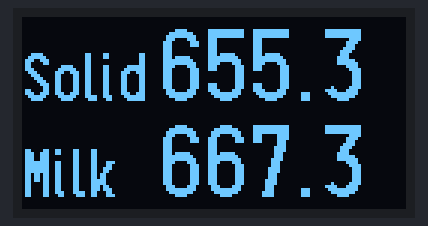
Simulated run of this sketch. Board: ESP32. Shown: 128×64 one-colour display. What the sketch prints to the serial monitor is not drawn.

Above: at 0.6 s.

The sketch:

esp32-firmware.ino
```cpp
#include <Wire.h>
#include <OneWire.h>
#include <U8g2lib.h>
#include <DS2450.h>
// define the Arduino digital I/O pin to be used for the 1-Wire network here
const uint8_t ONE_WIRE_PIN = 5;
// define the 1-Wire address of the DS2450 quad a/d here (lsb first)
uint8_t DS2450_address[] = { 0x20, 0x1C, 0x86, 0x00, 0x00, 0x00, 0x00, 0x9E };
float celsius, fahrenheit;
OneWire ow(ONE_WIRE_PIN);
DS2450 ds2450(&ow, DS2450_address);
U8G2_SSD1306_128X64_NONAME_F_HW_I2C u8g2(U8G2_R0);
long t_oled = 0;
void setup(void) {
  Serial.begin(115200);
  Wire.begin(32, 33);
  ds2450.begin();
  u8g2.begin();
}

// Corrects infrared temperature (in Celsius) based on emissivity.
// Both input and output temperatures are in degrees Celsius.
float correctTemperatureByEmissivity(float measuredCelsius, float emissivity) {
  if (emissivity <= 0.0 || emissivity > 1.0) {
    return NAN;  // Invalid emissivity
  }

  // Convert Celsius to Kelvin
  float measuredKelvin = measuredCelsius + 273.15;

  // Apply Stefan-Boltzmann correction: T_corrected^4 = T_measured^4 / emissivity
  float correctedKelvin = pow(pow(measuredKelvin, 4) / emissivity, 0.25);

  // Convert back to Celsius
  return correctedKelvin - 273.15;
}


void loop(void) {
  ds2450.update();
  if (ds2450.isError()) {
    Serial.println(millis());
    //Serial.println("Error reading from DS2450 device");
    if (millis() - t_oled > 1000) {
      u8g2.clearBuffer();
      u8g2.setFont(u8g2_font_logisoso24_tf);  // 可根据需要换字体
      u8g2.drawStr(0, 28, "No Probe");
      u8g2.sendBuffer();
    }
  } else {
    celsius = ds2450.getVoltage(0);
    Serial.print(millis());
    Serial.print(" ");
    Serial.println(celsius, 1);

    float emissivity = 0.95;

    // Get corrected temperature
    float correctedTemp = correctTemperatureByEmissivity(celsius, emissivity);

    //fahrenheit = celsius * 1.8 + 32.0;


    char tempC[16];
    char tempCorrected[16];
    sprintf(tempC, "%.1f", celsius);
    sprintf(tempCorrected, "%.1f", correctedTemp);
    if (millis() - t_oled > 500) {
      u8g2.clearBuffer();
      u8g2.setFont(u8g2_font_logisoso24_tf);  // 可根据需要换字体
      u8g2.drawStr(45, 28, tempC);
      u8g2.drawStr(45, 60, tempCorrected);
      u8g2.setFont(u8g2_font_logisoso16_tf);
      u8g2.drawStr(0, 28, "Solid");
      u8g2.drawStr(0, 60, "Milk ");
      u8g2.sendBuffer();
      t_oled = millis();
    }
  }
  //delay(100);


  /*
  byte i;
  byte present = 0;
  byte type_s;
  byte data[9];
  byte addr[8];
  float celsius, fahrenheit;

  if (!ds.search(addr)) {
    Serial.println("No more addresses.");
    Serial.println();
    if (millis() - t_oled > 1000) {
      u8g2.clearBuffer();
      u8g2.setFont(u8g2_font_logisoso24_tf);  // 可根据需要换字体
      u8g2.drawStr(0, 28, "No Probe");
      u8g2.sendBuffer();
    }
    ds.reset_search();
    //delay(250);

    return;
  }

  Serial.print("ROM =");
  for (i = 0; i < 8; i++) {
    Serial.write(' ');
    Serial.print(addr[i], HEX);
  }

  if (OneWire::crc8(addr, 7) != addr[7]) {
    Serial.println("CRC is not valid!");
    return;
  }
  Serial.println();

  if (addr[0] != 0x22) {
    Serial.println("Only DS1822 is supported.");
    return;
  }
  Serial.println("  Chip = DS1822");
  type_s = 0;

  ds.reset();
  ds.select(addr);
  ds.write(0x44, 1);  // start conversion, with parasite power on at the end

  delay(1000);  // maybe 750ms is enough, maybe not
  // we might do a ds.depower() here, but the reset will take care of it.

  present = ds.reset();
  ds.select(addr);
  ds.write(0xBE);  // Read Scratchpad

  Serial.print("  Data = ");
  Serial.print(present, HEX);
  Serial.print(" ");
  for (i = 0; i < 9; i++) {  // we need 9 bytes
    data[i] = ds.read();
    Serial.print(data[i], HEX);
    Serial.print(" ");
  }
  Serial.print(" CRC=");
  Serial.print(OneWire::crc8(data, 8), HEX);
  Serial.println();

  // Convert the data to actual temperature
  // because the result is a 16 bit signed integer, it should
  // be stored to an "int16_t" type, which is always 16 bits
  // even when compiled on a 32 bit processor.
  int16_t raw = (data[1] << 8) | data[0];
  if (type_s) {
    raw = raw << 3;  // 9 bit resolution default
    if (data[7] == 0x10) {
      // "count remain" gives full 12 bit resolution
      raw = (raw & 0xFFF0) + 12 - data[6];
    }
  } else {
    byte cfg = (data[4] & 0x60);
    // at lower res, the low bits are undefined, so let's zero them
    if (cfg == 0x00) raw = raw & ~7;       // 9 bit resolution, 93.75 ms
    else if (cfg == 0x20) raw = raw & ~3;  // 10 bit res, 187.5 ms
    else if (cfg == 0x40) raw = raw & ~1;  // 11 bit res, 375 ms
    //// default is 12 bit resolution, 750 ms conversion time
  }
  celsius = (float)raw / 16.0;
  fahrenheit = celsius * 1.8 + 32.0;
  Serial.print("  Temperature = ");
  Serial.print(celsius);
  Serial.print(" Celsius, ");
  Serial.print(fahrenheit);
  Serial.println(" Fahrenheit");

  // OLED 显示
  u8g2.clearBuffer();
  u8g2.setFont(u8g2_font_logisoso24_tf);  // 可根据需要换字体
  char tempC[16];
  char tempF[16];
  sprintf(tempC, "%.1f C", celsius);
  sprintf(tempF, "%.1f F", fahrenheit);

  u8g2.drawStr(0, 28, tempC);
  u8g2.drawStr(0, 60, tempF);
  u8g2.sendBuffer();
  t_oled = millis();
  */
}
```

DS2450.cpp
```cpp
// (licence header left out)
#include "DS2450.h"

DS2450::DS2450(OneWire *ow, uint8_t *address) {
  _ow = ow;
  _address = address;
};

boolean DS2450::begin() {
  _ow->reset();
  _ow->select(_address);
  _ow->write(DS2450_WRITE_COMMAND, 0);
  _ow->write(DS2450_VCC_CONTROL_BYTE_ADDR_LO, 0);
  _ow->write(DS2450_VCC_CONTROL_BYTE_ADDR_HI, 0);
  _ow->write(DS2450_VCC_POWERED, 0);
  _ow->read();  // crc lsb
  _ow->read();  // crc msb
  _ow->read();  // verify

  _ow->reset();
  _ow->select(_address);
  _ow->write(DS2450_WRITE_COMMAND, 0);
  _ow->write(DS2450_CONTROL_STATUS_DATA_ADDR_LO, 0);
  _ow->write(DS2450_CONTROL_STATUS_DATA_ADDR_HI, 0);
  for (int i = 0; i < 4; i++) {
    _ow->write(DS2450_8_BIT_RESOLUTION, 0);
    _ow->read();  // crc
    _ow->read();
    _ow->read();  // verify data
    _ow->write(DS2450_POR_OFF_NO_ALARMS_5V_RANGE, 0);
    _ow->read();  // crc
    _ow->read();
    _ow->read();  // verify data
    _voltage[i] = 0.0;
  }
  _timestamp = 0;
  _error = true;
  return true;
}

void DS2450::update() {
  uint8_t data[13];

  _timestamp = millis();
  _error = true;

  _ow->reset();
  _ow->select(_address);
  data[0] = DS2450_BEGIN_VOLTAGE_CONVERSION;
  data[1] = DS2450_REGISTER_4CHANNEL;
  data[2] = DS2450_READOUT_CONTROL;
  _ow->write(data[0], 0);
  _ow->write(data[1], 0);
  _ow->write(data[2], 0);
  data[3] = _ow->read();  // crc
  data[4] = _ow->read();
  while (1) {
    if ((long)millis() - (long)_timestamp <= DS2450_TEMP_CONVERSION_TIMEOUT) {
      if (_ow->read() == DS2450_CONVERSION_COMPLETE) {
        break;
      }
    } else {
      // conversion taking too long
      return;
    }
  }
  delay(1);
  _ow->reset();
  _ow->select(_address);
  data[0] = DS2450_MEMORY_READ_COMMAND;
  data[1] = DS2450_AD_CHANNELS_ADDR_LO;
  data[2] = DS2450_AD_CHANNELS_ADDR_HI;
  _ow->write(data[0]);
  _ow->write(data[1]);
  _ow->write(data[2]);
  for (int i = 0; i < 10; i++) {
    data[i + 3] = _ow->read();
  }
  _voltage[0] = (float)data[4];
  uint16_t raw = (data[4] << 8) | data[3];
  _voltage[0] = (float)raw / 100;
//   Serial.print(" data3 ");
//   Serial.print(data[3]);
//   Serial.print(" data4 ");
//   Serial.print(data[4]);
//   Serial.print(" data5 ");
//   Serial.print(data[5]);
//   Serial.print(" data6 ");
//   Serial.print(data[6]);
//   Serial.print(" data7 ");
//   Serial.print(data[7]);
//   Serial.print(" data8 ");
//   Serial.print(data[8]);
//   Serial.print(" data9 ");
//   Serial.print(data[9]);
//   Serial.print(" data10 ");
//   Serial.print(data[10]);
  _voltage[1] = (float)data[6];
  _voltage[2] = (float)data[8];
  _voltage[3] = (float)data[10];
  uint16_t crc = _ow->crc16(data, 11);
  uint8_t *crcBytes = (uint8_t *)&crc;
  uint8_t crcLo = ~data[11];
  uint8_t crcHi = ~data[12];
  _error = !(crcBytes[0] == crcLo && crcBytes[1] == crcHi);
}

float DS2450::getVoltage(int channel) {
  if (channel >= 0 && channel < 4) {
    return _voltage[channel];
  } else {
    return 0.0;
  }
}

boolean DS2450::isError() {
  return _error;
}

unsigned long DS2450::getTimestamp() {
  return _timestamp;
}
```

DS2450.h
```cpp
// (licence header left out)
#ifndef DS2450_h
#define DS2450_h

#include <Arduino.h>
#include <OneWire.h>

#define DS2450_WRITE_COMMAND 0x55
#define DS2450_BEGIN_VOLTAGE_CONVERSION 0x3c
#define DS2450_REGISTER_4CHANNEL 0x0f
#define DS2450_READOUT_CONTROL 0xaa
#define DS2450_MEMORY_READ_COMMAND 0xaa
#define DS2450_8_BIT_RESOLUTION 0x08
#define DS2450_POR_OFF_NO_ALARMS_5V_RANGE 0x01
#define DS2450_VCC_CONTROL_BYTE_ADDR_LO 0x1c
#define DS2450_VCC_CONTROL_BYTE_ADDR_HI 0x00
#define DS2450_VCC_POWERED 0x40
#define DS2450_CONTROL_STATUS_DATA_ADDR_LO 0x08
#define DS2450_CONTROL_STATUS_DATA_ADDR_HI 0x00
#define DS2450_CONVERSION_COMPLETE 0xff
#define DS2450_AD_CHANNELS_ADDR_LO 0x00
#define DS2450_AD_CHANNELS_ADDR_HI 0x00
#define DS2450_TEMP_CONVERSION_TIMEOUT 50

class DS2450 {
    public:
        DS2450(OneWire *ow, uint8_t *address);
        boolean begin();
        void update();
        float getVoltage(int channel);
        boolean isError();
        unsigned long getTimestamp();
    private:
        OneWire *_ow;
        uint8_t *_address;
        float _voltage[4];
        uint32_t _timestamp;
        boolean _error;
};

#endif
```
